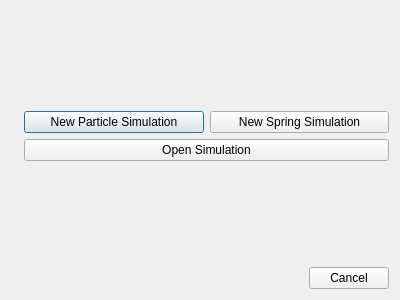
<?xml version="1.0" encoding="UTF-8"?>
<ui version="4.0">
 <class>newsimulation</class>
 <widget class="QDialog" name="newsimulation">
  <property name="geometry">
   <rect>
    <x>0</x>
    <y>0</y>
    <width>400</width>
    <height>300</height>
   </rect>
  </property>
  <property name="windowTitle">
   <string>New Simulation</string>
  </property>
  <layout class="QHBoxLayout" name="horizontalLayout">
   <item>
    <widget class="QLabel" name="rocsim_pic">
     <property name="sizePolicy">
      <sizepolicy hsizetype="Fixed" vsizetype="Preferred">
       <horstretch>0</horstretch>
       <verstretch>0</verstretch>
      </sizepolicy>
     </property>
     <property name="text">
      <string/>
     </property>
    </widget>
   </item>
   <item>
    <layout class="QVBoxLayout" name="verticalLayout_2">
     <item>
      <spacer name="verticalSpacer_2">
       <property name="orientation">
        <enum>Qt::Orientation::Vertical</enum>
       </property>
       <property name="sizeHint" stdset="0">
        <size>
         <width>20</width>
         <height>40</height>
        </size>
       </property>
      </spacer>
     </item>
     <item>
      <layout class="QHBoxLayout" name="horizontalLayout_2">
       <item>
        <widget class="QPushButton" name="pushButton">
         <property name="text">
          <string>New Particle Simulation</string>
         </property>
        </widget>
       </item>
       <item>
        <widget class="QPushButton" name="pushButton_3">
         <property name="text">
          <string>New Spring Simulation</string>
         </property>
        </widget>
       </item>
      </layout>
     </item>
     <item>
      <widget class="QPushButton" name="pushButton_2">
       <property name="text">
        <string>Open Simulation</string>
       </property>
      </widget>
     </item>
     <item>
      <spacer name="verticalSpacer">
       <property name="orientation">
        <enum>Qt::Orientation::Vertical</enum>
       </property>
       <property name="sizeHint" stdset="0">
        <size>
         <width>20</width>
         <height>40</height>
        </size>
       </property>
      </spacer>
     </item>
     <item>
      <layout class="QHBoxLayout" name="horizontalLayout_4">
       <item>
        <spacer name="horizontalSpacer">
         <property name="orientation">
          <enum>Qt::Orientation::Horizontal</enum>
         </property>
         <property name="sizeHint" stdset="0">
          <size>
           <width>40</width>
           <height>20</height>
          </size>
         </property>
        </spacer>
       </item>
       <item>
        <widget class="QDialogButtonBox" name="buttonBox">
         <property name="sizePolicy">
          <sizepolicy hsizetype="Fixed" vsizetype="Fixed">
           <horstretch>0</horstretch>
           <verstretch>0</verstretch>
          </sizepolicy>
         </property>
         <property name="orientation">
          <enum>Qt::Orientation::Horizontal</enum>
         </property>
         <property name="standardButtons">
          <set>QDialogButtonBox::StandardButton::Cancel</set>
         </property>
        </widget>
       </item>
      </layout>
     </item>
    </layout>
   </item>
  </layout>
 </widget>
 <resources/>
 <connections>
  <connection>
   <sender>buttonBox</sender>
   <signal>accepted()</signal>
   <receiver>newsimulation</receiver>
   <slot>accept()</slot>
   <hints>
    <hint type="sourcelabel">
     <x>248</x>
     <y>254</y>
    </hint>
    <hint type="destinationlabel">
     <x>157</x>
     <y>274</y>
    </hint>
   </hints>
  </connection>
  <connection>
   <sender>buttonBox</sender>
   <signal>rejected()</signal>
   <receiver>newsimulation</receiver>
   <slot>reject()</slot>
   <hints>
    <hint type="sourcelabel">
     <x>316</x>
     <y>260</y>
    </hint>
    <hint type="destinationlabel">
     <x>286</x>
     <y>274</y>
    </hint>
   </hints>
  </connection>
 </connections>
</ui>
